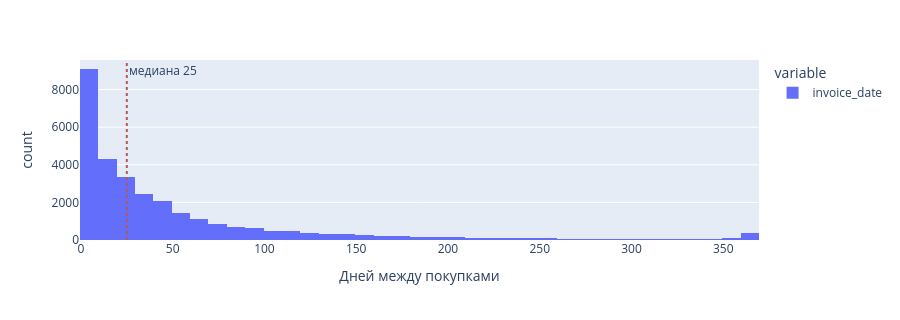

Notebook source saved alongside this figure:
### Code cell
view = m.apply_filters(m.load_fact(cfg.FACT_FILE))
dist = m.purchase_gaps(view).clip(upper=365)
fig = px.histogram(dist, nbins=48, labels={"value": "Дней между покупками", "count": "Пар покупок"})
fig.add_vline(x=float(dist.median()), line_dash="dot", line_color="#b8574f",
              annotation_text=f"медиана {dist.median():.0f}")
fig.update_layout(height=320)
fig.show()

### Figure 1 — Plotly figure (JSON) as saved in the notebook; plotly's stock layout.template omitted (floating-point values rounded to 4 significant figures; data arrays with more than 128 entries replaced by an {"elided": "..."} marker saying what was removed)
{"data": [{"bingroup": "x", "hovertemplate": "variable=invoice_date<br>Дней между покупками=%{x}<br>count=%{y}<extra></extra>", "legendgroup": "invoice_date", "marker": {"color": "#636efa", "pattern": {"shape": ""}}, "name": "invoice_date", "nbinsx": 48, "orientation": "v", "showlegend": true, "type": "histogram", "x": {"elided": "30629 float values"}, "xaxis": "x", "yaxis": "y"}], "layout": {"annotations": [{"showarrow": false, "text": "медиана 25", "x": 25.0, "xanchor": "left", "xref": "x", "y": 1, "yanchor": "top", "yref": "y domain"}], "barmode": "relative", "height": 320, "legend": {"title": {"text": "variable"}, "tracegroupgap": 0}, "margin": {"t": 60}, "shapes": [{"line": {"color": "#b8574f", "dash": "dot"}, "type": "line", "x0": 25.0, "x1": 25.0, "xref": "x", "y0": 0, "y1": 1, "yref": "y domain"}], "xaxis": {"anchor": "y", "domain": [0.0, 1.0], "title": {"text": "Дней между покупками"}}, "yaxis": {"anchor": "x", "domain": [0.0, 1.0], "title": {"text": "count"}}}}
